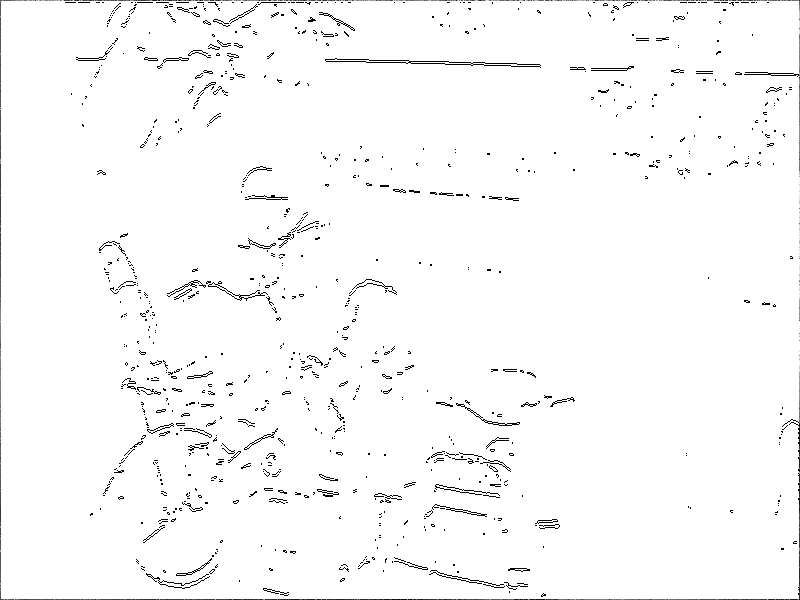
#> input picture ved_horizontal_sobel.bmp, 800 x 600 px
$ python rangingRGB.py ved_horizontal_sobel.bmp
#> lines starting #> are read from the running program, lines starting #| are printed output that depends on the picture
#> further down, img is the input picture: shape (600, 800, 3); min 0, max 255, mean 249.5
#RGB ranging
import sys
import cv2
import numpy as np
def calculate_range(c, bw):
    l = (c - bw) if c - bw >= 0 else 0
    r = (c + bw) if c + bw <= 255 else 255
    return l,r
def colour_rangingRGB(img, r_c, r_bw, g_c, g_bw, b_c, b_bw):
#> called with r_c = 0, r_bw = 0, g_c = 70, g_bw = 200, b_c = 0, b_bw = 0
    try:
        input_img = np.copy(img)
        height, width = img.shape[:2]
#> height = 600; width = 800
        print("image resolution :", width, height)
#| image resolution : 800 600
        for color_comp in range(3):
            if(color_comp == 2):#blue
                l, r = calculate_range(b_c, b_bw)
                print("For Blue: ")
            elif(color_comp == 1):#green
                l, r = calculate_range(g_c, g_bw)
                print("For Green: ")
            else:           #red
                l, r = calculate_range(r_c, r_bw)
                print("For red: ")
            print("Retaining values in [", l,r, "]")
            for row in range(height):
                for col in range(width):
                    if img[row][col][color_comp] < l or img[row][col][color_comp] > r:
                        img[row][col][color_comp] = 0
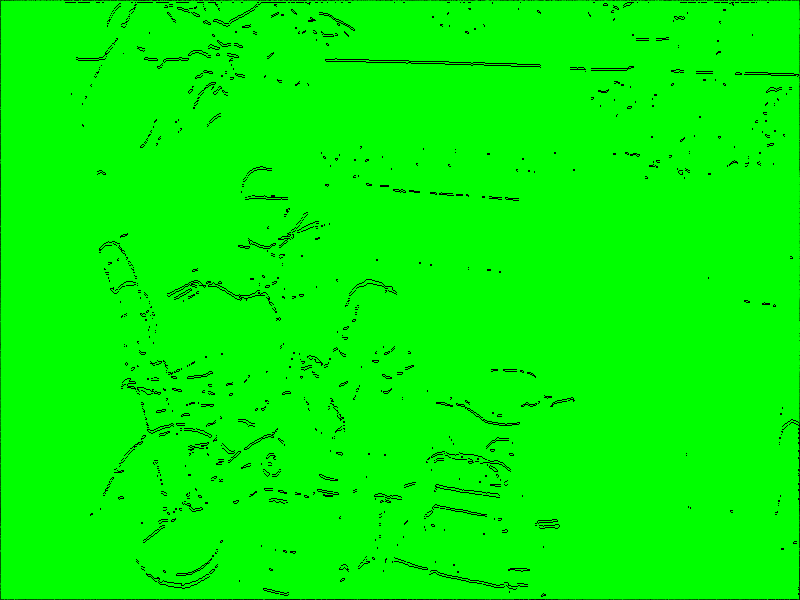
#> img: shape (600, 800, 3); mean R, G, B 0, 249.5, 0
        cv2.imshow("Input", cv2.cvtColor(input_img, cv2.COLOR_RGB2BGR))
        cv2.imshow("Output", cv2.cvtColor(img, cv2.COLOR_RGB2BGR))
        cv2.waitKey(0)
    except AttributeError:
        print("Invalid file. Please check the file name you have entered")

if __name__ == '__main__':
    #applying RGV ranging
    try:
        img = cv2.imread(sys.argv[1])
        img = cv2.cvtColor(img, cv2.COLOR_BGR2RGB)
        colour_rangingRGB(img, 0, 0, 70, 200, 0, 0)
    except IndexError:
        print("error : please provide file name as command line argument")
        print("try : python", sys.argv[0], "<image_file_name>")

$ run again, on ved_vertical_sobel.bmp
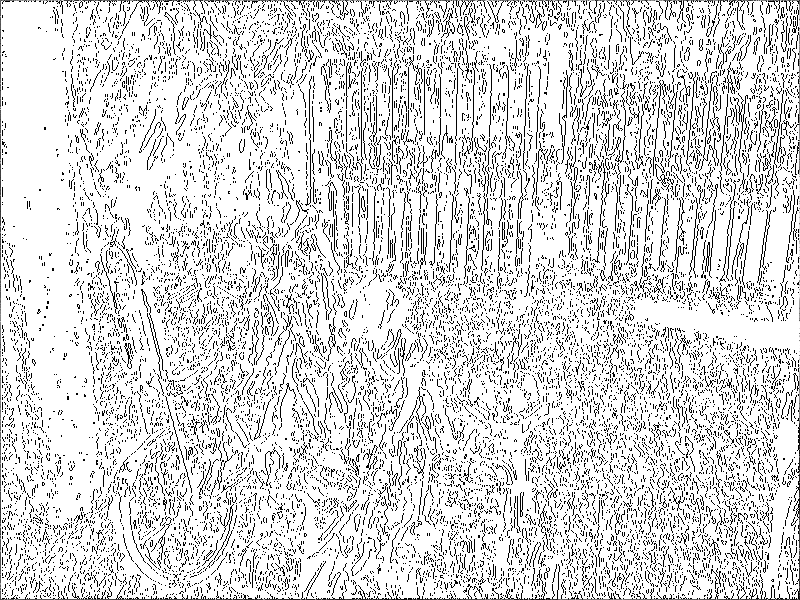
#> input picture ved_vertical_sobel.bmp, 800 x 600 px
#> img is the input picture: shape (600, 800, 3); min 0, max 255, mean 215.3
#| image resolution : 800 600
#> after the loop in colour_rangingRGB, `for color_comp in range(3):`:
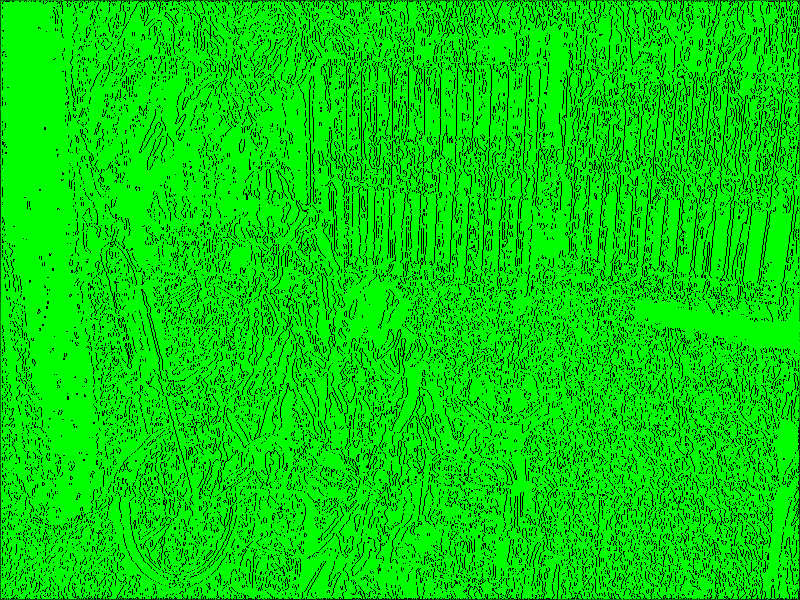
#> img: shape (600, 800, 3); mean R, G, B 0, 215.3, 0
